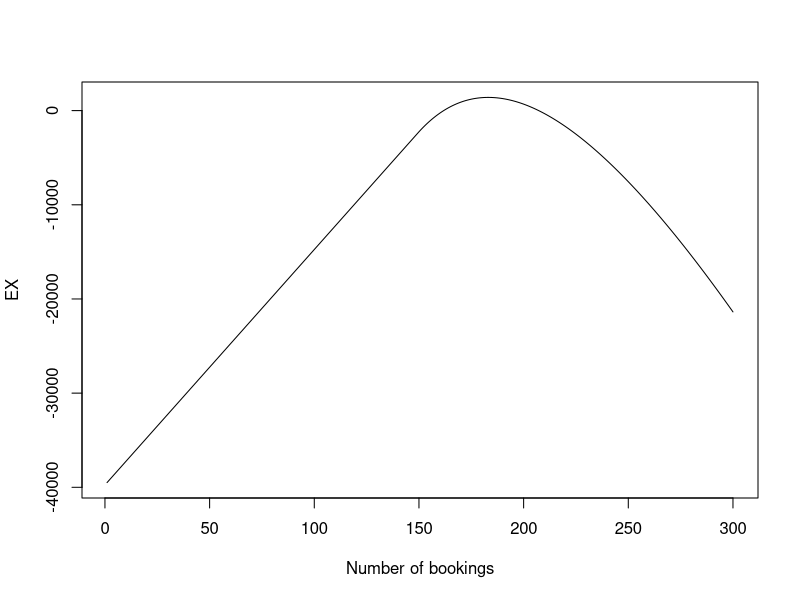

Source code (R):
## ---- chunk 1
library('MASS')
typeof(Cars93$Cylinders)
Cars93$Cylinders
## ---- chunk 2
summary(Cars93$Cylinders)
## ---- chunk 3
cylin8 <- subset(Cars93, Cylinders == 8)
cylin8$Model
## ---- chunk 4
mean(cylin8$Horsepower)
sd(cylin8$Horsepower)
## ---- chunk 5
sub2 <- subset(Cars93, Cylinders == 6)
mean(sub2$Horsepower)
sd(sub2$Horsepower)
## ---- chunk 6
mean(precip)
sd(precip)
## ---- chunk 7
subset(precip, precip > 50)

## ---- chunk 8
subset(precip, precip < 10)
## ---- chunk 9
mean(rivers)
mean(rivers, trim = .25)
sd(rivers)
## ---- chunk 10
CurrentVal <- c()
EX <- c()

h <- function(x) {
  val <- min(150,x)*500 - max(0,x-150)*1000 - 40000
  return(val)
}

for (i in 1:300) {
  CurrentVal <- c(CurrentVal, h(i))
  EX <- c(EX, sum(CurrentVal)/i)
}

max_profit <- max(EX)
cat(which(EX == max_profit), "Booking are recommended", "profit is", max_profit)

## ---- chunk 11
plot(EX, type = "l", xlab = "Number of bookings")
